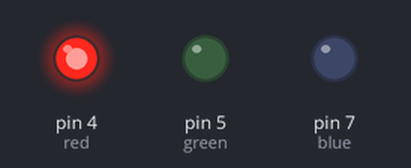
This sketch was run on a simulated Arduino Uno, built with avr-gcc and run on an emulated ATmega328P. On the bench: output pins drawn as LEDs (lit = HIGH).

Above: at 3.5 s.
At 12.5 s:
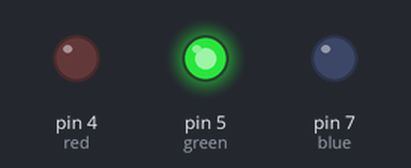
At 17.0 s:
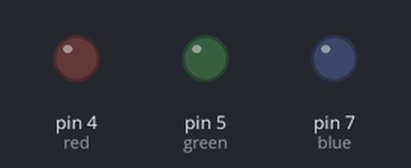
At 27.2 s:
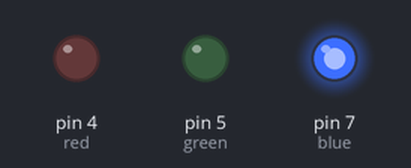
Timing chart, 0 to 36.4 s (numbered marks = the images above):
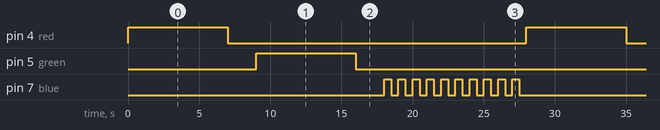

Measured:
- by itself, pin 4 (red), pin 5 (green): alternates HIGH for 7.0 s and LOW for 21.0 s
- by itself, pin 7 (blue): repeats every 28.0 s: 9 × (LOW 0.50 s, HIGH 0.50 s), LOW 18.5 s, HIGH 0.50 s
- by itself, everything shown: repeats every 28.0 s, in 24 steps

The sketch:

sketch_feb18a_led1_.ino
```cpp
int red=4;
int green=5;
int blue=7;
void setup() {
  // put your setup code here, to run once:
pinMode(red,OUTPUT);
pinMode(green,OUTPUT);
pinMode(blue,OUTPUT);
}

void loop() {
  // put your main code here, to run repeatedly:
digitalWrite(red,HIGH);
delay(7000);
digitalWrite(red,LOW);
delay(2000);

digitalWrite(green,HIGH);
delay(7000);
digitalWrite(green,LOW);
delay(2000);

for(int i=0;i<10;i++){
  digitalWrite(blue,HIGH);
  delay(2000/4);
  digitalWrite(blue,LOW);
  delay(2000/4);
}

}
```
